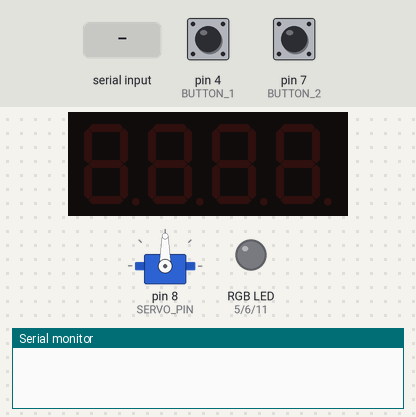
The sketch below on a simulated Arduino Uno, built with avr-gcc and run on an emulated ATmega328P. Parts: servo, 4-digit seven-segment display, an RGB LED mixed from three pins (HIGH = lit), the last lines printed to the serial monitor. The inputs (shaded band) are chosen by the test bench; at power-on: pin 4 (BUTTON_1) LOW, pin 7 (BUTTON_2) LOW.

Above: at 1.2 s.
1.3 s: "SERVO=\n" received over Serial
At 2.5 s:
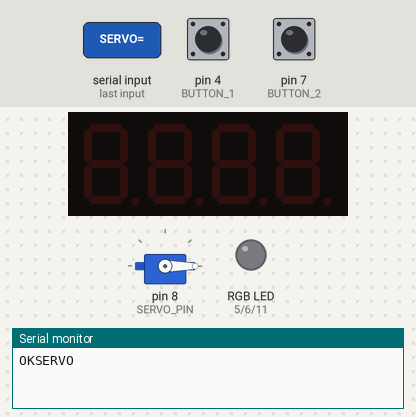
2.8 s: "FND=\n" received over Serial
At 3.2 s:
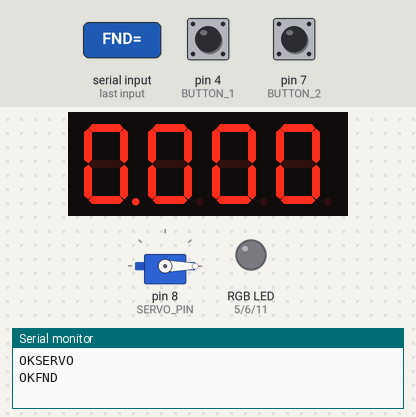
4.3 s: pin 4 (BUTTON_1) pulled HIGH for 0.15 s
5.9 s: "RGB=\n" received over Serial
7.4 s: "BUZZER=\n" received over Serial
Timing chart, 0 to 9.9 s (numbered marks = the images above; inputs shaded):
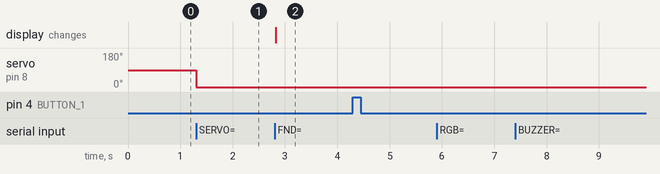

Measured:
- after the input at 1.3 s, servo on pin 8 (SERVO_PIN): 90° → 0° at once
- after the input at 2.8 s, the display: changes at once (image 2)

The sketch:

4_10_2.ino
```cpp
#include <Servo.h>
#include <TM1637TinyDisplay.h>

#define LED_RED 5
#define LED_GREEN 6
#define LED_BLUE  11
#define SERVO_PIN 8
#define PIEZO_BUZZER  3
#define CLK 9
#define DIO 10
#define BUTTON_1 4
#define BUTTON_2 7

Servo myservo;
TM1637TinyDisplay display(CLK, DIO);

void setup() {
  Serial.begin(9600);
  myservo.attach(SERVO_PIN);
  display.setBrightness(BRIGHT_7);
  pinMode(BUTTON_1, INPUT);
  pinMode(BUTTON_2, INPUT);
}

void loop() {
  if (Serial.available() > 0)
  {
    String strRead = Serial.readStringUntil('\n');
    if (strRead.indexOf("RGB=") != -1)
    {
      int commaIndex1 = strRead.indexOf(",");
      int commaIndex2 = strRead.indexOf(",", commaIndex1 + 1);

      int redValue = strRead.substring(4, commaIndex1).toInt();
      int greenValue = strRead.substring(commaIndex1 + 1, commaIndex2).toInt();
      int blueValue = strRead.substring(commaIndex2 + 1, strRead.length()).toInt();

      redLedSet(redValue, greenValue, blueValue);
      Serial.println("OKRGB");
    }
    else if (strRead.indexOf("SERVO=") != -1)
    {
      int servoDigree = strRead.substring(6, strRead.length()).toInt();
      if (servoDigree <= 180)
      {
        myservo.write(servoDigree);
        Serial.println("OKSERVO");
      }
      else Serial.println("error digree");
    }
    else if (strRead.indexOf("BUZZER=") != -1)
    {
      float bzFreq = strRead.substring(7, strRead.length()).toFloat();
      setBuzzer(bzFreq);
    }
    else if (strRead.indexOf("FND=") != -1)
    {
      float fndValue = strRead.substring(4, strRead.length()).toFloat();
      display.showNumber(fndValue);
      Serial.println("OKFND");
    }
  }

  if(btn1() == 1) Serial.println("BUTTON1=CLICK");
  if(btn2() == 1) Serial.println("BUTTON2=CLICK");
}

void redLedSet(int red, int green, int blue)
{
  analogWrite(LED_RED, red);
  analogWrite(LED_GREEN, green);
  analogWrite(LED_BLUE, blue);
}

void setBuzzer(int freq)
{
  if (freq > 31)
  {
    tone(PIEZO_BUZZER, freq);
    Serial.println("OKBUZZER");
  }
  else
  {
    noTone(PIEZO_BUZZER);
    Serial.println("OKBUZZER");
  }
}

int btn1()
{
  static int currBtn = 0;
  static int prevBtn = 0;

  currBtn = digitalRead(BUTTON_1);

  if(currBtn != prevBtn)
  {
    prevBtn = currBtn;
    if(currBtn == 1)
    {
      return 1;
    }
    delay(50);
  }

  return 0;
}

int btn2()
{
  static int currBtn = 0;
  static int prevBtn = 0;

  currBtn = digitalRead(BUTTON_2);

  if(currBtn != prevBtn)
  {
    prevBtn = currBtn;
    if(currBtn == 1)
    {
      return 1;
    }
    delay(50);
  }

  return 0;
}
```
